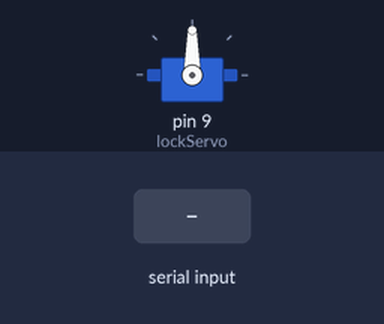
A sketch run on a simulated Arduino Uno, built with avr-gcc and run on an emulated ATmega328P. Parts: servo. The test bench sets the inputs (shaded band).

Above: at 1.2 s.
1.3 s: "0" received over Serial
At 1.8 s:
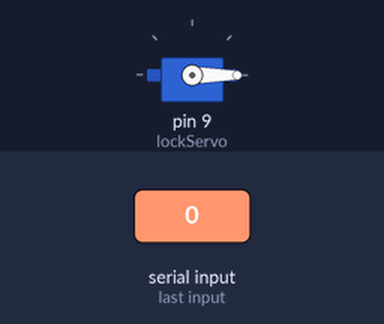
2.8 s: "1" received over Serial
At 4.5 s:
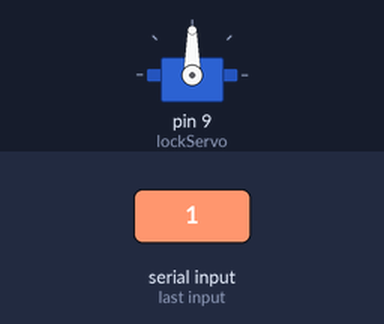
Timing chart, 0 to 6.0 s (numbered marks = the images above; inputs shaded):
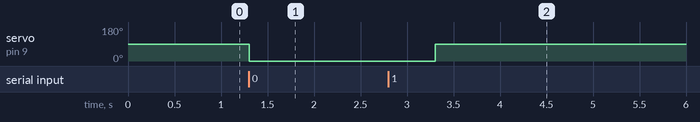

The sketch:

BTServoMYP.ino
```cpp
#include <Servo.h>
Servo lockServo;
int state=0;

void setup()
{
  lockServo.attach(9);
  Serial.begin(9600);
}

void loop()
{
  if (Serial.available() > 0)
  {
    state = Serial.read();
    switch(state)
    {
      case '1': // Unlock
        lockServo.write(90);
      break;
      case '0': // Lock
        lockServo.write(0);
      break;
      default:
      break;
    }
    delay(2000);
  }
}
```

Measured:
- after the input at 1.3 s, servo on pin 9 (lockServo): 90° → 0° at once
- after the input at 2.8 s, servo on pin 9 (lockServo): 0° → 90° after 0.50 s
